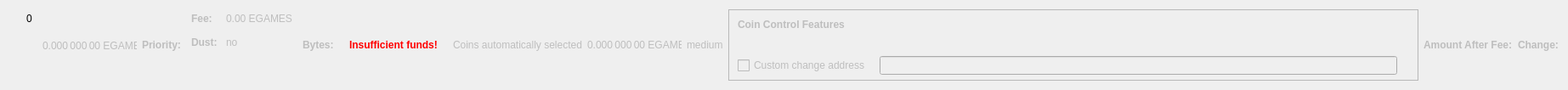
    <widget class="QWidget" name="dummyHideWidget" native="true">
     <property name="maximumSize">
      <size>
       <width>100</width>
       <height>22</height>
      </size>
     </property>
     <layout class="QHBoxLayout" name="dummyHideLayout">
      <item>
       <layout class="QFormLayout" name="formLayoutCoinControl1">
        <property name="horizontalSpacing">
         <number>10</number>
        </property>
        <property name="verticalSpacing">
         <number>14</number>
        </property>
        <property name="leftMargin">
         <number>10</number>
        </property>
        <property name="topMargin">
         <number>4</number>
        </property>
        <property name="rightMargin">
         <number>6</number>
        </property>
        <item row="0" column="1">
         <widget class="QLabel" name="labelCoinControlBytes">
          <property name="cursor">
           <cursorShape>IBeamCursor</cursorShape>
          </property>
          <property name="contextMenuPolicy">
           <enum>Qt::ActionsContextMenu</enum>
          </property>
          <property name="text">
           <string notr="true">0</string>
          </property>
          <property name="textInteractionFlags">
           <set>Qt::LinksAccessibleByMouse|Qt::TextSelectableByKeyboard|Qt::TextSelectableByMouse</set>
          </property>
         </widget>
        </item>
       </layout>
      </item>
      <item>
       <widget class="QLabel" name="labelCoinControlAfterFee">
        <property name="enabled">
         <bool>false</bool>
        </property>
        <property name="sizePolicy">
         <sizepolicy hsizetype="Fixed" vsizetype="Fixed">
          <horstretch>0</horstretch>
          <verstretch>0</verstretch>
         </sizepolicy>
        </property>
        <property name="minimumSize">
         <size>
          <width>111</width>
          <height>12</height>
         </size>
        </property>
        <property name="maximumSize">
         <size>
          <width>111</width>
          <height>12</height>
         </size>
        </property>
        <property name="cursor">
         <cursorShape>IBeamCursor</cursorShape>
        </property>
        <property name="contextMenuPolicy">
         <enum>Qt::ActionsContextMenu</enum>
        </property>
        <property name="text">
         <string notr="true">0.000 000 00 EGAMES</string>
        </property>
        <property name="textInteractionFlags">
         <set>Qt::LinksAccessibleByMouse|Qt::TextSelectableByKeyboard|Qt::TextSelectableByMouse</set>
        </property>
       </widget>
      </item>
      <item>
       <widget class="QLabel" name="labelCoinControlPriorityText">
        <property name="enabled">
         <bool>false</bool>
        </property>
        <property name="font">
         <font>
          <weight>75</weight>
          <bold>true</bold>
         </font>
        </property>
        <property name="text">
         <string>Priority:</string>
        </property>
       </widget>
      </item>
      <item>
       <layout class="QHBoxLayout" name="horizontalLayout"/>
      </item>
      <item>
       <layout class="QFormLayout" name="formLayoutCoinControl3">
        <property name="horizontalSpacing">
         <number>10</number>
        </property>
        <property name="verticalSpacing">
         <number>14</number>
        </property>
        <property name="leftMargin">
         <number>6</number>
        </property>
        <property name="topMargin">
         <number>4</number>
        </property>
        <property name="rightMargin">
         <number>6</number>
        </property>
        <item row="0" column="0">
         <widget class="QLabel" name="labelCoinControlFeeText">
          <property name="enabled">
           <bool>false</bool>
          </property>
          <property name="font">
           <font>
            <weight>75</weight>
            <bold>true</bold>
           </font>
          </property>
          <property name="text">
           <string>Fee:</string>
          </property>
          <property name="margin">
           <number>0</number>
          </property>
         </widget>
        </item>
        <item row="0" column="1">
         <widget class="QLabel" name="labelCoinControlFee">
          <property name="enabled">
           <bool>false</bool>
          </property>
          <property name="cursor">
           <cursorShape>IBeamCursor</cursorShape>
          </property>
          <property name="contextMenuPolicy">
           <enum>Qt::ActionsContextMenu</enum>
          </property>
          <property name="text">
           <string notr="true">0.00 EGAMES</string>
          </property>
          <property name="textInteractionFlags">
           <set>Qt::LinksAccessibleByMouse|Qt::TextSelectableByKeyboard|Qt::TextSelectableByMouse</set>
          </property>
         </widget>
        </item>
        <item row="1" column="0">
         <widget class="QLabel" name="labelCoinControlLowOutputText">
          <property name="enabled">
           <bool>false</bool>
          </property>
          <property name="font">
           <font>
            <weight>75</weight>
            <bold>true</bold>
           </font>
          </property>
          <property name="text">
           <string>Dust:</string>
          </property>
         </widget>
        </item>
        <item row="1" column="1">
         <widget class="QLabel" name="labelCoinControlLowOutput">
          <property name="enabled">
           <bool>false</bool>
          </property>
          <property name="cursor">
           <cursorShape>IBeamCursor</cursorShape>
          </property>
          <property name="contextMenuPolicy">
           <enum>Qt::ActionsContextMenu</enum>
          </property>
          <property name="text">
           <string>no</string>
          </property>
          <property name="textInteractionFlags">
           <set>Qt::LinksAccessibleByMouse|Qt::TextSelectableByKeyboard|Qt::TextSelectableByMouse</set>
          </property>
         </widget>
        </item>
       </layout>
      </item>
      <item>
       <widget class="QLabel" name="labelCoinControlBytesText">
        <property name="enabled">
         <bool>false</bool>
        </property>
        <property name="font">
         <font>
          <weight>75</weight>
          <bold>true</bold>
         </font>
        </property>
        <property name="text">
         <string>Bytes:</string>
        </property>
       </widget>
      </item>
      <item>
       <layout class="QFormLayout" name="formLayoutCoinControl2">
        <property name="horizontalSpacing">
         <number>10</number>
        </property>
        <property name="verticalSpacing">
         <number>14</number>
        </property>
        <property name="leftMargin">
         <number>6</number>
        </property>
        <property name="topMargin">
         <number>4</number>
        </property>
        <property name="rightMargin">
         <number>6</number>
        </property>
       </layout>
      </item>
      <item>
       <layout class="QHBoxLayout" name="horizontalLayoutCoinControl2">
        <property name="spacing">
         <number>8</number>
        </property>
        <property name="bottomMargin">
         <number>10</number>
        </property>
       </layout>
      </item>
      <item>
       <widget class="QLabel" name="labelCoinControlInsuffFunds">
        <property name="enabled">
         <bool>false</bool>
        </property>
        <property name="minimumSize">
         <size>
          <width>0</width>
          <height>0</height>
         </size>
        </property>
        <property name="font">
         <font>
          <weight>75</weight>
          <bold>true</bold>
         </font>
        </property>
        <property name="styleSheet">
         <string notr="true">color:red;font-weight:bold;</string>
        </property>
        <property name="text">
         <string>Insufficient funds!</string>
        </property>
        <property name="margin">
         <number>5</number>
        </property>
       </widget>
      </item>
      <item>
       <layout class="QFormLayout" name="formLayoutCoinControl4">
        <property name="horizontalSpacing">
         <number>10</number>
        </property>
        <property name="verticalSpacing">
         <number>14</number>
        </property>
        <property name="leftMargin">
         <number>6</number>
        </property>
        <property name="topMargin">
         <number>4</number>
        </property>
        <property name="rightMargin">
         <number>6</number>
        </property>
       </layout>
      </item>
      <item>
       <widget class="QLabel" name="labelCoinControlAutomaticallySelected">
        <property name="enabled">
         <bool>false</bool>
        </property>
        <property name="sizePolicy">
         <sizepolicy hsizetype="Fixed" vsizetype="Fixed">
          <horstretch>0</horstretch>
          <verstretch>0</verstretch>
         </sizepolicy>
        </property>
        <property name="minimumSize">
         <size>
          <width>0</width>
          <height>0</height>
         </size>
        </property>
        <property name="maximumSize">
         <size>
          <width>240</width>
          <height>16777215</height>
         </size>
        </property>
        <property name="text">
         <string>Coins automatically selected</string>
        </property>
        <property name="margin">
         <number>5</number>
        </property>
       </widget>
      </item>
      <item>
       <widget class="QLabel" name="labelCoinControlChange">
        <property name="enabled">
         <bool>false</bool>
        </property>
        <property name="sizePolicy">
         <sizepolicy hsizetype="Fixed" vsizetype="Fixed">
          <horstretch>0</horstretch>
          <verstretch>0</verstretch>
         </sizepolicy>
        </property>
        <property name="minimumSize">
         <size>
          <width>111</width>
          <height>0</height>
         </size>
        </property>
        <property name="maximumSize">
         <size>
          <width>111</width>
          <height>16777215</height>
         </size>
        </property>
        <property name="cursor">
         <cursorShape>IBeamCursor</cursorShape>
        </property>
        <property name="contextMenuPolicy">
         <enum>Qt::ActionsContextMenu</enum>
        </property>
        <property name="text">
         <string notr="true">0.000 000 00 EGAMES</string>
        </property>
        <property name="textInteractionFlags">
         <set>Qt::LinksAccessibleByMouse|Qt::TextSelectableByKeyboard|Qt::TextSelectableByMouse</set>
        </property>
       </widget>
      </item>
      <item>
       <widget class="QLabel" name="labelCoinControlPriority">
        <property name="enabled">
         <bool>false</bool>
        </property>
        <property name="cursor">
         <cursorShape>IBeamCursor</cursorShape>
        </property>
        <property name="contextMenuPolicy">
         <enum>Qt::ActionsContextMenu</enum>
        </property>
        <property name="text">
         <string>medium</string>
        </property>
        <property name="textInteractionFlags">
         <set>Qt::LinksAccessibleByMouse|Qt::TextSelectableByKeyboard|Qt::TextSelectableByMouse</set>
        </property>
       </widget>
      </item>
      <item>
       <widget class="QFrame" name="frameCoinControl">
        <property name="sizePolicy">
         <sizepolicy hsizetype="Expanding" vsizetype="Expanding">
          <horstretch>0</horstretch>
          <verstretch>0</verstretch>
         </sizepolicy>
        </property>
        <property name="maximumSize">
         <size>
          <width>16777215</width>
          <height>16777215</height>
         </size>
        </property>
        <property name="frameShape">
         <enum>QFrame::StyledPanel</enum>
        </property>
        <property name="frameShadow">
         <enum>QFrame::Sunken</enum>
        </property>
        <layout class="QVBoxLayout" name="verticalLayoutCoinControl2_2">
         <property name="spacing">
          <number>0</number>
         </property>
         <property name="leftMargin">
          <number>0</number>
         </property>
         <property name="topMargin">
          <number>0</number>
         </property>
         <property name="rightMargin">
          <number>0</number>
         </property>
         <property name="bottomMargin">
          <number>6</number>
         </property>
         <item>
          <layout class="QVBoxLayout" name="verticalLayoutCoinControl" stretch="0,0,0,1">
           <property name="spacing">
            <number>0</number>
           </property>
           <property name="leftMargin">
            <number>10</number>
           </property>
           <property name="topMargin">
            <number>10</number>
           </property>
           <item>
            <layout class="QHBoxLayout" name="horizontalLayoutCoinControl1">
             <property name="bottomMargin">
              <number>15</number>
             </property>
             <item>
              <widget class="QLabel" name="labelCoinControlFeatures">
               <property name="enabled">
                <bool>false</bool>
               </property>
               <property name="sizePolicy">
                <sizepolicy hsizetype="Preferred" vsizetype="Maximum">
                 <horstretch>0</horstretch>
                 <verstretch>0</verstretch>
                </sizepolicy>
               </property>
               <property name="font">
                <font>
                 <weight>75</weight>
                 <bold>true</bold>
                </font>
               </property>
               <property name="styleSheet">
                <string notr="true">font-weight:bold;</string>
               </property>
               <property name="text">
                <string>Coin Control Features</string>
               </property>
              </widget>
             </item>
            </layout>
           </item>
           <item>
            <widget class="QWidget" name="widgetCoinControl" native="true">
             <property name="sizePolicy">
              <sizepolicy hsizetype="Preferred" vsizetype="Preferred">
               <horstretch>0</horstretch>
               <verstretch>0</verstretch>
              </sizepolicy>
             </property>
             <property name="minimumSize">
              <size>
               <width>0</width>
               <height>0</height>
              </size>
             </property>
             <property name="styleSheet">
              <string notr="true"/>
             </property>
             <layout class="QHBoxLayout" name="horizontalLayoutCoinControl5_2">
              <property name="leftMargin">
               <number>0</number>
              </property>
              <property name="topMargin">
               <number>0</number>
              </property>
              <property name="rightMargin">
               <number>0</number>
              </property>
              <property name="bottomMargin">
               <number>0</number>
              </property>
              <item>
               <layout class="QHBoxLayout" name="horizontalLayoutCoinControl3">
                <property name="spacing">
                 <number>20</number>
                </property>
                <property name="topMargin">
                 <number>0</number>
                </property>
                <property name="bottomMargin">
                 <number>10</number>
                </property>
               </layout>
              </item>
             </layout>
            </widget>
           </item>
           <item>
            <layout class="QHBoxLayout" name="horizontalLayoutCoinControl4" stretch="0,0,0">
             <property name="spacing">
              <number>12</number>
             </property>
             <property name="sizeConstraint">
              <enum>QLayout::SetDefaultConstraint</enum>
             </property>
             <property name="topMargin">
              <number>5</number>
             </property>
             <property name="rightMargin">
              <number>5</number>
             </property>
             <item>
              <widget class="QCheckBox" name="checkBoxCoinControlChange">
               <property name="enabled">
                <bool>false</bool>
               </property>
               <property name="toolTip">
                <string>If this is activated, but the change address is empty or invalid, change will be sent to a newly generated address.</string>
               </property>
               <property name="text">
                <string>Custom change address</string>
               </property>
              </widget>
             </item>
             <item>
              <widget class="QValidatedLineEdit" name="lineEditCoinControlChange">
               <property name="enabled">
                <bool>false</bool>
               </property>
               <property name="sizePolicy">
                <sizepolicy hsizetype="Expanding" vsizetype="Fixed">
                 <horstretch>0</horstretch>
                 <verstretch>0</verstretch>
                </sizepolicy>
               </property>
              </widget>
             </item>
             <item>
              <widget class="QLabel" name="labelCoinControlChangeLabel_2">
               <property name="sizePolicy">
                <sizepolicy hsizetype="Preferred" vsizetype="Expanding">
                 <horstretch>0</horstretch>
                 <verstretch>0</verstretch>
                </sizepolicy>
               </property>
               <property name="minimumSize">
                <size>
                 <width>0</width>
                 <height>0</height>
                </size>
               </property>
               <property name="text">
                <string/>
               </property>
               <property name="margin">
                <number>3</number>
               </property>
              </widget>
             </item>
            </layout>
           </item>
           <item>
            <spacer name="verticalSpacerCoinControl">
             <property name="orientation">
              <enum>Qt::Vertical</enum>
             </property>
             <property name="sizeHint" stdset="0">
              <size>
               <width>800</width>
               <height>1</height>
              </size>
             </property>
            </spacer>
           </item>
          </layout>
         </item>
        </layout>
       </widget>
      </item>
      <item>
       <widget class="QLabel" name="labelCoinControlAfterFeeText">
        <property name="enabled">
         <bool>false</bool>
        </property>
        <property name="minimumSize">
         <size>
          <width>0</width>
          <height>0</height>
         </size>
        </property>
        <property name="maximumSize">
         <size>
          <width>16777215</width>
          <height>16777215</height>
         </size>
        </property>
        <property name="font">
         <font>
          <weight>75</weight>
          <bold>true</bold>
         </font>
        </property>
        <property name="text">
         <string>Amount After Fee:</string>
        </property>
        <property name="alignment">
         <set>Qt::AlignLeading|Qt::AlignLeft|Qt::AlignVCenter</set>
        </property>
        <property name="margin">
         <number>0</number>
        </property>
       </widget>
      </item>
      <item>
       <widget class="QLabel" name="labelCoinControlChangeText">
        <property name="enabled">
         <bool>false</bool>
        </property>
        <property name="sizePolicy">
         <sizepolicy hsizetype="Preferred" vsizetype="Preferred">
          <horstretch>0</horstretch>
          <verstretch>0</verstretch>
         </sizepolicy>
        </property>
        <property name="minimumSize">
         <size>
          <width>0</width>
          <height>0</height>
         </size>
        </property>
        <property name="maximumSize">
         <size>
          <width>16777215</width>
          <height>16777215</height>
         </size>
        </property>
        <property name="font">
         <font>
          <weight>75</weight>
          <bold>true</bold>
         </font>
        </property>
        <property name="text">
         <string>Change:</string>
        </property>
        <property name="alignment">
         <set>Qt::AlignLeading|Qt::AlignLeft|Qt::AlignVCenter</set>
        </property>
       </widget>
      </item>
     </layout>
    </widget>
